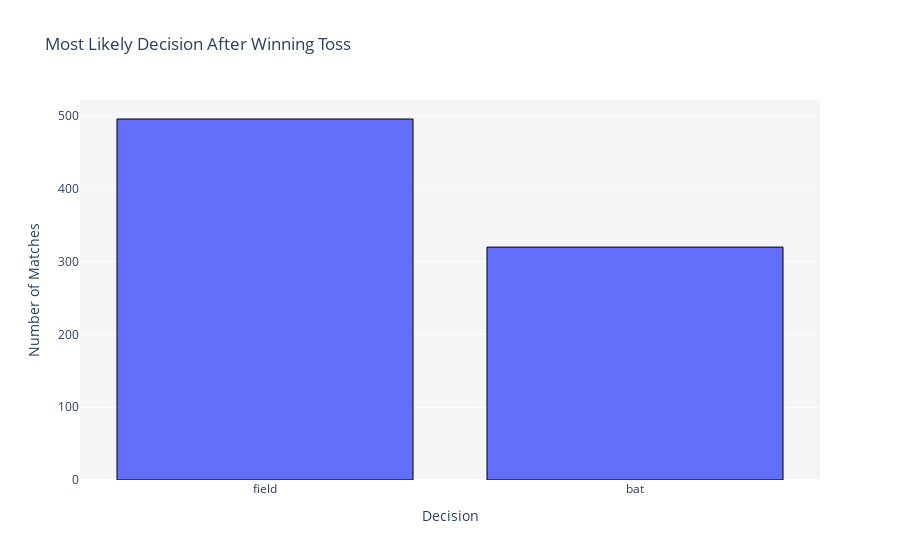

Notebook code cell kept with this figure:
### Markdown cell above
## Analysing choice after winning the toss

### Code cell
data = [go.Bar(
    x = matches["toss_decision"].value_counts().index,
    y = matches["toss_decision"].value_counts().values,
    marker = dict(line=dict(color='#000000', width=1))
)]

layout = go.Layout(
   {
      "title":"Most Likely Decision After Winning Toss",
       "xaxis":dict(title='Decision'),
       "yaxis":dict(title='Number of Matches'),
       "plot_bgcolor":'rgb(245,245,245)'
   }
)
fig = go.Figure(data=data,layout = layout)
iplot(fig)

### Figure 1 — Plotly figure (JSON) as saved in the notebook; plotly's stock layout.template omitted (floating-point values rounded to 4 significant figures)
{"data": [{"marker": {"line": {"color": "#000000", "width": 1}}, "type": "bar", "x": ["field", "bat"], "y": [496, 320]}], "layout": {"plot_bgcolor": "rgb(245,245,245)", "title": {"text": "Most Likely Decision After Winning Toss"}, "xaxis": {"title": {"text": "Decision"}}, "yaxis": {"title": {"text": "Number of Matches"}}}}
